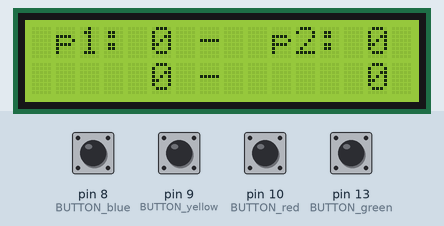
The sketch below on a simulated Arduino Uno, built with avr-gcc and run on an emulated ATmega328P. On the bench: 16×2 character LCD. The inputs (shaded band) are chosen by the test bench; at power-on: pin 8 (BUTTON_blue), pin 9 (BUTTON_yellow), pin 10 (BUTTON_red), pin 13 (BUTTON_green) LOW.

Above: at 1.2 s.
1.3 s: pin 8 (BUTTON_blue) pulled HIGH for 0.15 s
At 2.9 s:
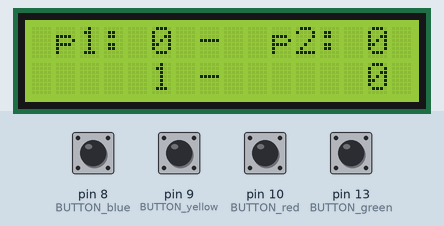
3.3 s: pin 9 (BUTTON_yellow) pulled HIGH for 0.15 s
At 4.5 s:
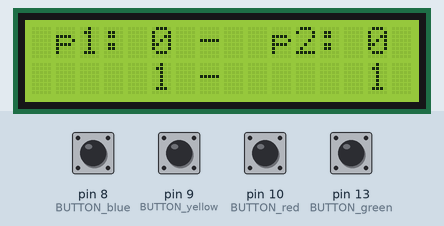
5.3 s: pin 10 (BUTTON_red) pulled HIGH for 0.15 s
At 7.0 s:
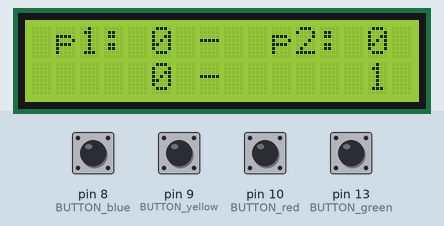
7.3 s: pin 8 (BUTTON_blue) pulled HIGH for 1 s
At 9.2 s:
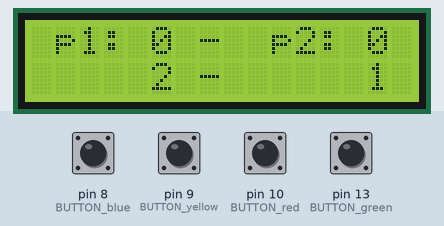
9.8 s: pin 13 (BUTTON_green) pulled HIGH for 0.15 s
At 11.5 s:
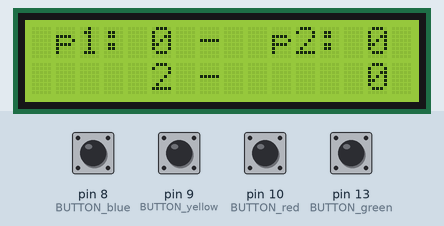
11.8 s: pin 9 (BUTTON_yellow) pulled HIGH for 1 s
At 13.8 s:
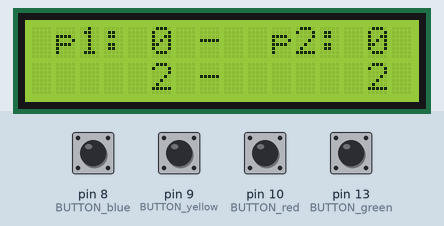
Timing chart, 0 to 15.3 s (numbered marks = the images above; inputs shaded):
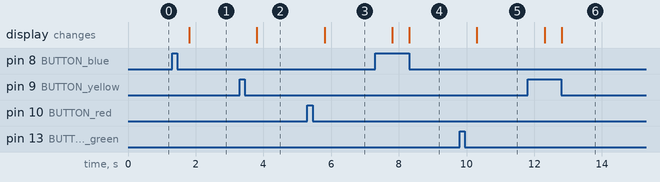

Measured:
- after the input at 1.3 s, the display: changes after 0.50 s (image 1)
- after the input at 3.3 s, the display: changes after 0.50 s (image 2)
- after the input at 5.3 s, the display: changes after 0.50 s (image 3)
- after the input at 7.3 s, the display: first changes after 0.50 s (image 4 shows a later state)
- after the input at 9.8 s, the display: changes after 0.50 s (image 5)
- after the input at 11.8 s, the display: first changes after 0.50 s (image 6 shows a later state)

The sketch:

sketch_feb03a.ino
```cpp
// include the library code:
#include <LiquidCrystal.h>

// initialize the library by associating any needed LCD interface pin
// with the arduino pin number it is connected to
const int rs = 12, en = 11, d4 = 5, d5 = 4, d6 = 3, d7 = 2;
LiquidCrystal lcd(rs, en, d4, d5, d6, d7);
int BUTTON_yellow = 9;
int BUTTON_blue = 8;
int BUTTON_green = 13;
int BUTTON_red = 10;
int P1SET = 0;
int P2SET = 0;
int P1GAME = 0;
int P2GAME = 0;
int all_pt_counter;   // use all_pt_counter to change LED colors for servers
int setGAP;           // setGAP used to show piont margin
bool tightSET;        // tightSET true if set point = 10, and within setGAP of < 2
int MatchCount;       // tracks # of matches... play 5 matches in a game
                      // also use this to switch score sides on LCD between matches
int LED_red = 7;
int LED_blue = 6;
bool redTURN;         // controls when to switch blue/red LED's

void setup() {
  // set up the LCD's number of columns and rows:
  lcd.begin(16, 2);
  // Print a message to the LCD.
  lcd.setCursor(7, 0);
  lcd.print("-");
  lcd.setCursor(7, 1);
  lcd.print("-");
  all_pt_counter = P1SET + P2SET;
  setGAP = abs(P1SET - P2SET);
  tightSET = false;
}

void loop() {
  // Increments score for player 1
    if(digitalRead(BUTTON_blue) == HIGH){
      P1SET++;
      setGAP = abs(P1SET - P2SET);
      // set the boolean for tightSET here
      if(( P1SET >= 10 || P2SET >=10) && setGAP < 2){
        tightSET = true;
        }
      else tightSET = false;
      all_pt_counter = P1SET + P2SET;
      delay(500);
    } //Decrements score for player 1
    else if(digitalRead(BUTTON_red) == HIGH && P1SET > 0){
      P1SET--;
      setGAP = abs(P1SET - P2SET);
      delay(500);
    }
  // Increments score for player 2
    if(digitalRead(BUTTON_yellow) == HIGH){
      P2SET++;
      setGAP = abs(P1SET - P2SET);
      all_pt_counter = P1SET + P2SET;
      // set the boolean for tightSET here
      if(( P1SET >= 10 || P2SET >=10) && setGAP < 2){
        tightSET = true;
        }
      else tightSET = false;
      delay(500);
    } //Decrements score for player 2
    else if(digitalRead(BUTTON_green) == HIGH && P2SET > 0){
      P2SET--;
      setGAP = abs(P1SET - P2SET);
      delay(500);
    }

// Increments the gamescore of player 1
    if((P1SET >= 11) && (tightSET == false)){
      P1SET = 0;
      P2SET = 0;
      P1GAME++;
      lcd.clear();         // clear screen to drop bad legacy digit
    }
// Increments the gamescore of player 2
    if((P2SET >= 11) && (tightSET == false)){
      P1SET = 0;
      P2SET = 0;
      P2GAME++;
      lcd.clear();       // clear screen to drop bad legacy digit
    }


  // control LED lights
  redTURN = (((all_pt_counter) / 2) % 2);
  if (redTURN){
      digitalWrite(LED_red,HIGH);
      digitalWrite(LED_blue,LOW);
    }
  else {
      digitalWrite(LED_red,LOW);
      digitalWrite(LED_blue,HIGH);
    }

  // set the cursor to column 0, line 1
  // (note: line 1 is the second row, since counting begins with 0):
      // add logic here, using if statement and (MatchCount % 2)
      // to shift the locations of player scores
      // switching sides between matches, up through match 5.
  lcd.setCursor(5, 0);
  lcd.print(P1GAME);
  lcd.setCursor(14, 0);
  lcd.print(P2GAME);
  lcd.setCursor(5, 1);
  lcd.print(P1SET);
  lcd.setCursor(14, 1);
  lcd.print(P2SET);
  lcd.setCursor(1, 0);
  lcd.print("p1:");
  lcd.setCursor(10, 0);
  lcd.print("p2:");

}
```
